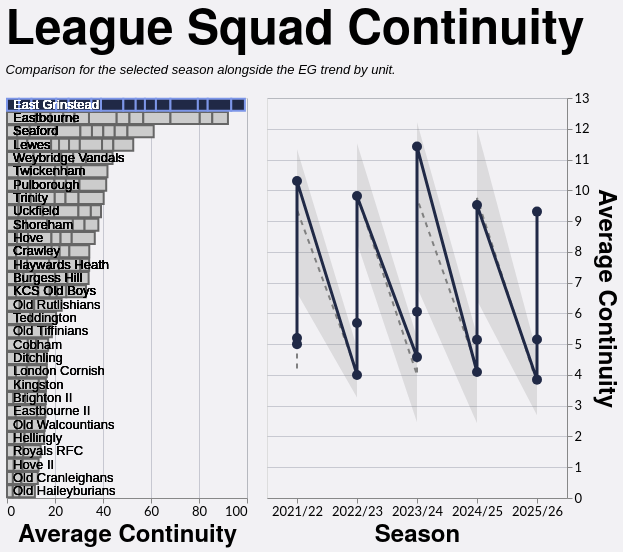

Here is the Vega-Lite specification saved for this chart:
### Vega-Lite specification from a JSON file in a GitHub repository (floating-point values rounded to 4 significant figures; data arrays with more than 128 entries replaced by an {"elided": "..."} marker saying what was removed)
{"config": {"axis": {"labelFont": "Lato, sans-serif", "titleFont": "PT Sans Narrow, Helvetica Neue, Helvetica, Arial, sans-serif", "labelFontSize": 13, "titleFontSize": 24, "gridColor": "#202947", "gridOpacity": 0.2}, "header": {"labelFont": "PT Sans Narrow, Helvetica Neue, Helvetica, Arial, sans-serif", "titleFont": "PT Sans Narrow, Helvetica Neue, Helvetica, Arial, sans-serif", "labelFontSize": 24, "titleFontSize": 28, "labelFontWeight": "bold", "orient": "left"}, "legend": {"labelFont": "Lato, sans-serif", "titleFont": "PT Sans Narrow, Helvetica Neue, Helvetica, Arial, sans-serif", "labelFontSize": 14, "titleFontSize": 16, "titlePadding": 5, "fillColor": "white", "strokeColor": "black", "padding": 10, "titleFontWeight": "lighter", "titleFontStyle": "italic", "titleColor": "gray", "offset": 10}, "title": {"font": "PT Sans Narrow, Helvetica Neue, Helvetica, Arial, sans-serif", "fontSize": 48, "fontWeight": "bold", "anchor": "start", "align": "center", "titlePadding": 20, "subtitlePadding": 10, "subtitleFontSize": 13, "subtitleColor": "", "subtitleFontStyle": "italic", "offset": 15, "color": "black"}, "axisX": {"labelAngle": 0}, "facet": {"title": null, "header": null, "align": {"row": "each", "column": "each"}}, "resolve": {"scale": {"y": "independent", "facet": "independent"}}, "background": "#f2f1f4"}, "hconcat": [{"layer": [{"mark": {"type": "bar", "strokeWidth": 2}, "encoding": {"color": {"field": "Color1", "legend": null, "scale": null, "type": "nominal"}, "stroke": {"field": "Color2", "legend": null, "scale": null, "type": "nominal"}, "tooltip": [{"field": "Team", "type": "nominal"}, {"field": "Season", "type": "nominal"}, {"field": "Unit", "type": "nominal"}, {"field": "Average Retention", "format": ".2f", "title": "Average Players Retained", "type": "quantitative"}], "x": {"field": "Average Retention", "title": "Average Continuity", "type": "quantitative"}, "y": {"axis": {"domain": false, "labels": false, "ticks": false}, "field": "Team", "sort": {"field": "Average Retention", "order": "descending"}, "title": null, "type": "nominal"}}}, {"mark": {"type": "text", "align": "left", "baseline": "middle", "dx": 6, "fontSize": 13}, "encoding": {"color": {"condition": {"test": "(datum.Team === 'East Grinstead')", "value": "white"}, "value": "black"}, "text": {"field": "Team", "type": "nominal"}, "x": {"datum": 0}, "y": {"axis": {"domain": false, "labels": false, "ticks": false}, "field": "Team", "sort": {"field": "Average Retention", "order": "descending"}, "title": null, "type": "nominal"}}}], "data": {"name": "data-6abfa9fff585c452ae358873a8968a67"}, "height": 400, "title": "", "width": 240}, {"layer": [{"mark": {"type": "area", "color": "gray", "opacity": 0.2}, "encoding": {"tooltip": [{"field": "Season", "title": "Season", "type": "nominal"}, {"field": "League Min", "format": ".2f", "title": "League Min", "type": "quantitative"}, {"field": "League Max", "format": ".2f", "title": "League Max", "type": "quantitative"}, {"field": "League Average", "format": ".2f", "title": "League Average", "type": "quantitative"}], "x": {"field": "Season", "title": "Season", "type": "nominal"}, "y": {"field": "League Min", "title": "Average Continuity", "type": "quantitative"}, "y2": {"field": "League Max"}}}, {"mark": {"type": "line", "color": "gray", "strokeDash": [5, 5], "strokeWidth": 2}, "encoding": {"tooltip": [{"field": "Season", "title": "Season", "type": "nominal"}, {"field": "League Average", "format": ".2f", "title": "League Average", "type": "quantitative"}], "x": {"field": "Season", "type": "nominal"}, "y": {"axis": {"orient": "right"}, "field": "League Average", "type": "quantitative"}}}, {"mark": {"type": "line", "point": {"size": 100}, "strokeWidth": 3}, "encoding": {"color": {"field": "Color1", "legend": null, "scale": null, "type": "nominal"}, "tooltip": [{"field": "Season", "title": "Season", "type": "nominal"}, {"field": "Team", "title": "Team", "type": "nominal"}, {"field": "Unit", "title": "Unit", "type": "nominal"}, {"field": "Average Retention", "format": ".2f", "title": "Average Players Retained", "type": "quantitative"}], "x": {"field": "Season", "type": "nominal"}, "y": {"field": "Average Retention", "type": "quantitative"}}}], "data": {"name": "data-42c86e468a5be0a430111cd6a7b6777d"}, "height": 400, "title": "", "width": 300}], "resolve": {"scale": {"y": "independent"}}, "spacing": 18, "title": {"text": "League Squad Continuity", "subtitle": "Comparison for the selected season alongside the EG trend by unit."}, "$schema": "https://vega.github.io/schema/vega-lite/v5.20.1.json", "datasets": {"data-6abfa9fff585c452ae358873a8968a67": {"elided": "156 records"}, "data-42c86e468a5be0a430111cd6a7b6777d": [{"Season": "2021/22", "Unit": "Backs", "League Min": 2.833, "League Max": 5.333, "League Average": 4.206, "Team": "East Grinstead", "Average Retention": 5.0, "Color1": "#202946", "Color2": "#7d96e8"}, {"Season": "2021/22", "Unit": "Forwards", "League Min": 3.667, "League Max": 5.75, "League Average": 4.746, "Team": "East Grinstead", "Average Retention": 5.2, "Color1": "#202946", "Color2": "#7d96e8"}, {"Season": "2021/22", "Unit": "Total", "League Min": 6.667, "League Max": 11.33, "League Average": 9.367, "Team": "East Grinstead", "Average Retention": 10.3, "Color1": "#202946", "Color2": "#7d96e8"}, {"Season": "2022/23", "Unit": "Backs", "League Min": 3.267, "League Max": 4.875, "League Average": 4.092, "Team": "East Grinstead", "Average Retention": 4.0, "Color1": "#202946", "Color2": "#7d96e8"}, {"Season": "2022/23", "Unit": "Forwards", "League Min": 4.059, "League Max": 6.0, "League Average": 5.104, "Team": "East Grinstead", "Average Retention": 5.688, "Color1": "#202946", "Color2": "#7d96e8"}, {"Season": "2022/23", "Unit": "Total", "League Min": 8.294, "League Max": 11.53, "League Average": 9.83, "Team": "East Grinstead", "Average Retention": 9.812, "Color1": "#202946", "Color2": "#7d96e8"}, {"Season": "2023/24", "Unit": "Backs", "League Min": 2.462, "League Max": 5.211, "League Average": 3.999, "Team": "East Grinstead", "Average Retention": 4.579, "Color1": "#202946", "Color2": "#7d96e8"}, {"Season": "2023/24", "Unit": "Forwards", "League Min": 3.538, "League Max": 6.526, "League Average": 5.06, "Team": "East Grinstead", "Average Retention": 6.053, "Color1": "#202946", "Color2": "#7d96e8"}, {"Season": "2023/24", "Unit": "Total", "League Min": 6.846, "League Max": 12.21, "League Average": 9.744, "Team": "East Grinstead", "Average Retention": 11.42, "Color1": "#202946", "Color2": "#7d96e8"}, {"Season": "2024/25", "Unit": "Backs", "League Min": 2.429, "League Max": 5.286, "League Average": 4.248, "Team": "East Grinstead", "Average Retention": 4.095, "Color1": "#202946", "Color2": "#7d96e8"}, {"Season": "2024/25", "Unit": "Forwards", "League Min": 2.762, "League Max": 6.143, "League Average": 4.978, "Team": "East Grinstead", "Average Retention": 5.143, "Color1": "#202946", "Color2": "#7d96e8"}, {"Season": "2024/25", "Unit": "Total", "League Min": 6.429, "League Max": 12.0, "League Average": 9.753, "Team": "East Grinstead", "Average Retention": 9.524, "Color1": "#202946", "Color2": "#7d96e8"}, {"Season": "2025/26", "Unit": "Backs", "League Min": 2.692, "League Max": 4.692, "League Average": 3.731, "Team": "East Grinstead", "Average Retention": 3.846, "Color1": "#202946", "Color2": "#7d96e8"}, {"Season": "2025/26", "Unit": "Forwards", "League Min": 3.615, "League Max": 5.231, "League Average": 4.508, "Team": "East Grinstead", "Average Retention": 5.154, "Color1": "#202946", "Color2": "#7d96e8"}, {"Season": "2025/26", "Unit": "Total", "League Min": 7.231, "League Max": 10.85, "League Average": 9.245, "Team": "East Grinstead", "Average Retention": 9.308, "Color1": "#202946", "Color2": "#7d96e8"}]}}
